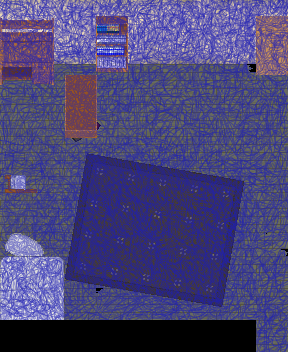

This game map was drawn from its Tiled (.tmx) file and the tilesets committed beside it. A one-line description and the full map source follow:
An orthogonal 9x11 tile map with 32x32 px tiles, 1 tile layer (圖塊層 1), 2 tilesets.

<map version="1.10" tiledversion="1.10.0" orientation="orthogonal" renderorder="right-down" width="9" height="11" tilewidth="32" tileheight="32" infinite="0" nextlayerid="2" nextobjectid="1">
 <tileset firstgid="1" name="room-03-ud" tilewidth="32" tileheight="32" tilecount="240" columns="8">
  <image source="../Graphics/Tilesets/room-03-ud.png" width="256" height="960" />
 </tileset>
 <tileset firstgid="241" source="res/room-01-udw2a.tsx" />
 <layer id="1" name="圖塊層 1" width="9" height="11">
  <data encoding="csv">
241,242,243,244,245,246,247,248,321,
249,250,251,252,253,254,255,256,329,
257,258,259,260,261,262,263,264,337,
265,266,267,268,269,270,271,272,345,
273,274,275,276,277,278,279,280,353,
281,282,283,284,285,286,287,288,361,
289,290,291,292,293,294,295,296,369,
297,298,299,300,301,302,303,304,377,
305,306,307,308,309,310,311,312,385,
313,314,315,316,317,318,319,320,393,
0,0,0,0,0,0,0,0,401
</data>
 </layer>
</map>
